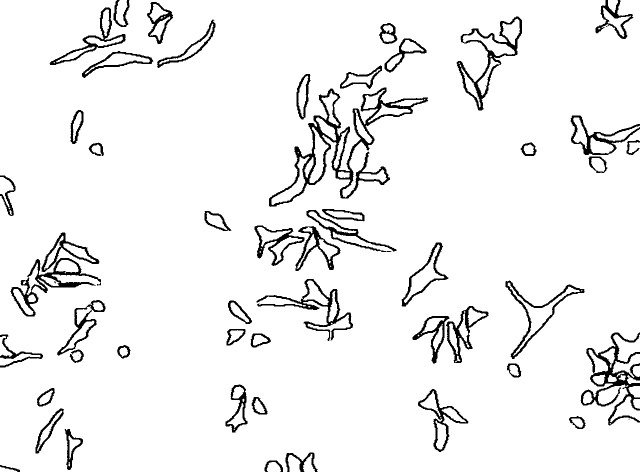
#> input picture Data/cyan-border-maps/JPG_VID2724_B1_3_00d07h00m_cyan_borders_black_inv.jpg, 1280 x 944 px (shown at 1/2 size)
$ python -i boundary_sharpening_pipeline.py   (imports and definitions only)   (older library calls are emulated)
#> lines starting #> are read from the running program, lines starting #| are printed output that depends on the picture; after the words box and inside, x2 and y2 are one past the last pixel; in counts of white or black regions, pixels touching at a corner belong together
#!/usr/bin/env python3
"""
boundary_sharpening_pipeline.py

Contour Core Pipeline with Multi-Scale Gap Closing, Process Attachment Merging,
and Expanded Bounding Box Padding.

Key Refinements in contour/:
1. Bounding Box Padding expanded to 18 px so long tapering processes never touch crop edges.
2. Proximity-based Process Merger (radius: 12 px) merging detached filopodia into parent somas.
3. Convex Hull Cell Masking ensuring all branching arborizations are preserved in the extracted output.
4. Step 0 Initial Bounding Box context image for direct visual verification in debug mode.
"""

import csv
import json
import os
import cv2
import numpy as np


def save_single_cell_debug_trace(
    debug_dir,
    cell_idx,
    img,
    signal,
    bilateral,
    sobel_edges,
    canny_edges,
    gradient_fusion,
    clahe_boosted,
    sharp_fine,
    ultra_sharpened,
    bin_mask,
    closed_mask,
    cell_mask_full,
    extracted_orig,
    extracted_sharp,
    marked_img,
    bbox_tuple,
    area,
    otsu_val,
    calibrated_thresh
):
    """
    Saves a comprehensive step-by-step debug breakdown for a specific cell ID.
    Starting with Step 0: Initial Candidate Bounding Box in Slide Context.
    """
    os.makedirs(debug_dir, exist_ok=True)
    x1, y1, x2, y2 = bbox_tuple
    img_h, img_w = img.shape[:2]

    def crop_bgr(arr):
        crop = arr[y1:y2, x1:x2]
        if len(crop.shape) == 2:
            return cv2.cvtColor(crop, cv2.COLOR_GRAY2BGR)
        return crop

    # Step 0: Zoomed Context Crop around the cell with highlighted bounding box (500x500 window)
    cx, cy = (x1 + x2) // 2, (y1 + y2) // 2
    zx1, zx2 = max(0, cx - 250), min(img_w, cx + 250)
    zy1, zy2 = max(0, cy - 250), min(img_h, cy + 250)
    zoomed_location = marked_img[zy1:zy2, zx1:zx2].copy()

    # Draw clear target candidate bounding box banner
    cv2.putText(zoomed_location, f"Target Candidate BBox: ({x1},{y1})-({x2},{y2})", (10, 24),
                cv2.FONT_HERSHEY_SIMPLEX, 0.50, (0, 229, 255), 1, cv2.LINE_AA)

    step_images = {
        "00_step0_bounding_box_location.jpg": zoomed_location,
        "01_step1_raw_rgb_roi.jpg": crop_bgr(img),
        "02_step1_cyan_signal.jpg": crop_bgr(signal),
        "03_step2_bilateral_denoised.jpg": crop_bgr(bilateral),
        "04_step3a_scharr_gradient.jpg": crop_bgr(sobel_edges),
        "05_step3b_canny_edges.jpg": crop_bgr(canny_edges),
        "06_step3c_gradient_fusion.jpg": crop_bgr(gradient_fusion),
        "07_step4_clahe_boosted.jpg": crop_bgr(clahe_boosted),
        "08_step5a_fine_unsharp.jpg": crop_bgr(sharp_fine),
        "09_step5b_ultra_sharpened.jpg": crop_bgr(ultra_sharpened),
        "10_step6a_otsu_binary_mask.jpg": crop_bgr(bin_mask),
        "11_step6b_morphology_closed.jpg": crop_bgr(closed_mask),
        "12_step7_cell_contour_mask.jpg": crop_bgr(cell_mask_full),
        "13_step8a_final_original_extracted.jpg": extracted_orig,
        "14_step8b_final_sharpened_extracted.jpg": extracted_sharp,
        "15_step8c_slide_location_marked.jpg": marked_img
    }

    for fname, img_data in step_images.items():
        cv2.imwrite(os.path.join(debug_dir, fname), img_data)

    cv2.imwrite(os.path.join(debug_dir, "15b_step8c_zoomed_location_context.jpg"), zoomed_location)

    # Build 4x4 Annotated Visual Debug Panel
    panel_items = [
        ("0. BBox Context", zoomed_location),
        ("1. Raw RGB Crop", step_images["01_step1_raw_rgb_roi.jpg"]),
        ("2. Cyan/Gray Signal", step_images["02_step1_cyan_signal.jpg"]),
        ("3. Bilateral Denoised", step_images["03_step2_bilateral_denoised.jpg"]),
        ("4. Scharr Gradient", step_images["04_step3a_scharr_gradient.jpg"]),
        ("5. Canny Edges", step_images["05_step3b_canny_edges.jpg"]),
        ("6. Gradient Fusion", step_images["06_step3c_gradient_fusion.jpg"]),
        ("7. CLAHE Contrast Boost", step_images["07_step4_clahe_boosted.jpg"]),
        ("8. Fine Unsharp Mask", step_images["08_step5a_fine_unsharp.jpg"]),
        ("9. Ultra-Sharpened Map", step_images["09_step5b_ultra_sharpened.jpg"]),
        ("10. Otsu Binary Mask", step_images["10_step6a_otsu_binary_mask.jpg"]),
        ("11. Morphology Closed", step_images["11_step6b_morphology_closed.jpg"]),
        ("12. Cell Contour Mask", step_images["12_step7_cell_contour_mask.jpg"]),
        ("13. Final RGB Extracted", step_images["13_step8a_final_original_extracted.jpg"]),
        ("14. Final Sharpened Mask", step_images["14_step8b_final_sharpened_extracted.jpg"]),
        ("15. Whole Slide Marked", cv2.resize(marked_img, (300, 300)))
    ]

    tile_size = 280
    panel = np.zeros((tile_size * 4 + 40, tile_size * 4, 3), dtype=np.uint8) + 20

    for idx, (title, item_img) in enumerate(panel_items):
        row = idx // 4
        col = idx % 4
        px1 = col * tile_size
        py1 = row * tile_size + 30

        ih, iw = item_img.shape[:2]
        scale = min((tile_size - 10) / iw, (tile_size - 35) / ih)
        rw, rh = max(1, int(iw * scale)), max(1, int(ih * scale))
        resized = cv2.resize(item_img, (rw, rh))

        ox = px1 + (tile_size - rw) // 2
        oy = py1 + 25 + (tile_size - 35 - rh) // 2
        panel[oy:oy+rh, ox:ox+rw] = resized

        cv2.rectangle(panel, (px1 + 2, py1 + 2), (px1 + tile_size - 2, py1 + tile_size - 2), (60, 60, 60), 1)
        cv2.putText(panel, title, (px1 + 8, py1 + 18), cv2.FONT_HERSHEY_SIMPLEX, 0.42, (0, 229, 255), 1, cv2.LINE_AA)

    header_text = f"MICROGLIA DEBUG TRACE: Cell #{cell_idx:03d} | BBox: ({x1},{y1})-({x2},{y2}) | Area: {area} px^2"
    cv2.putText(panel, header_text, (20, 20), cv2.FONT_HERSHEY_SIMPLEX, 0.50, (255, 255, 255), 1, cv2.LINE_AA)
    cv2.imwrite(os.path.join(debug_dir, "16_debug_step_by_step_panel.jpg"), panel)

    summary_data = {
        "cell_id": cell_idx,
        "bbox": {
            "x1": x1, "y1": y1, "x2": x2, "y2": y2,
            "width": x2 - x1, "height": y2 - y1
        },
        "area_pixels": int(area),
        "thresholds": {
            "otsu_val": float(otsu_val),
            "calibrated_threshold": int(calibrated_thresh)
        },
        "flags": {
            "possible_merged_cluster": bool(area > 3500)
        }
    }
    with open(os.path.join(debug_dir, "cell_debug_summary.json"), "w") as jf:
        json.dump(summary_data, jf, indent=2)


def extract_cells_with_boundary_sharpening(
    image_path,
    output_dir,
    clahe_clip_limit=3.5,
    clahe_tile_grid=(8, 8),
    subcell_padding=18,
    debug_cell_ids="all"
):
    """
    Contour Extraction Pipeline with Process & Bounding Box Refinements.
    """
#> called with output_dir = 'out.png', clahe_clip_limit = 3.5, clahe_tile_grid = (8, 8), subcell_padding = 18, debug_cell_ids = 'all'
    os.makedirs(output_dir, exist_ok=True)

    img = cv2.imread(image_path)
#> img is the input picture: shape (944, 1280, 3); min 0, max 255, mean 240.2
    if img is None:
        raise ValueError(f"Could not open or find image: {image_path}")

    img_h, img_w = img.shape[:2]
    total_img_area = img_h * img_w

    if isinstance(debug_cell_ids, int):
        target_debug_ids = [debug_cell_ids]
    elif isinstance(debug_cell_ids, (list, tuple, set)):
        target_debug_ids = list(debug_cell_ids)
    elif str(debug_cell_ids).lower() == "all":
        target_debug_ids = "all"
    else:
        target_debug_ids = []

    # Save original reference
    cv2.imwrite(os.path.join(output_dir, "00_original_reference.jpg"), img)

    # STEP 1: CYAN / GRAYSCALE SIGNAL MAPPING
    b, g, r = cv2.split(img.astype(np.float32))
    cyan_diff = (b + g) / 2.0 - r
#> cyan_diff: shape (944, 1280) float32; every value is 0
    cyan_diff = np.clip(cyan_diff, 0, 255).astype(np.uint8)
#> cyan_diff: shape (944, 1280); every value is 0

    if np.max(cyan_diff) == 0:
        signal = cv2.cvtColor(img, cv2.COLOR_BGR2GRAY) if len(img.shape) == 3 else img.copy()
    else:
        signal = cyan_diff

    # STEP 2: BILATERAL NOISE SUPPRESSION
    bilateral = cv2.bilateralFilter(signal, d=5, sigmaColor=35, sigmaSpace=35)

    # STEP 3: MULTI-OPERATOR EDGE GRADIENT FUSION (SCHARR + CANNY)
    grad_x = cv2.Scharr(bilateral, cv2.CV_32F, 1, 0)
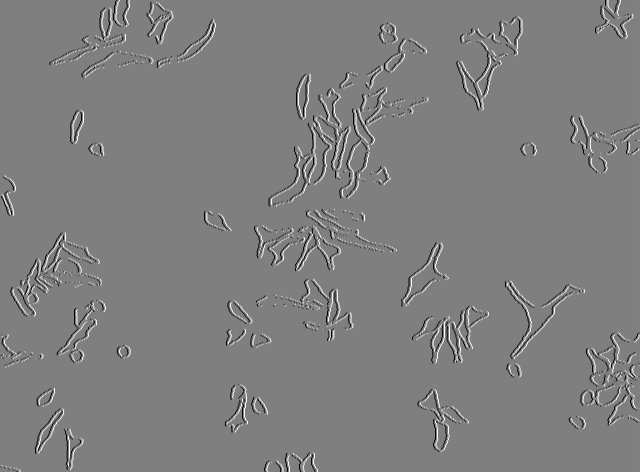
#> grad_x: shape (944, 1280) float32 (shown at 1/2 size); min -4080, max 4080, mean -0.2; drawn with min black and max white
    grad_y = cv2.Scharr(bilateral, cv2.CV_32F, 0, 1)
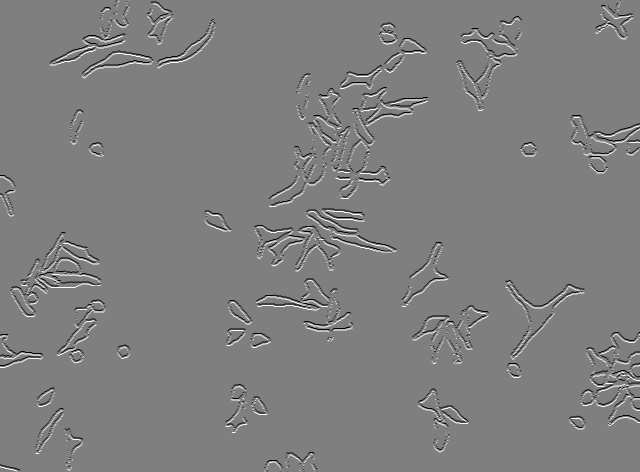
#> grad_y: shape (944, 1280) float32 (shown at 1/2 size); min -4080, max 4080, mean -0.1; drawn with min black and max white
    grad_mag = cv2.magnitude(grad_x, grad_y)
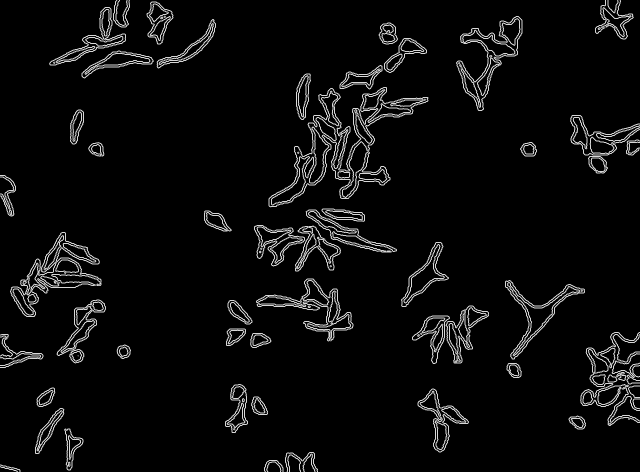
#> grad_mag: shape (944, 1280) float32 (shown at 1/2 size); min 0, max 4811.3, mean 216.6; drawn with min black and max white
    sobel_edges = cv2.normalize(grad_mag, None, 0, 255, cv2.NORM_MINMAX).astype(np.uint8)

    high_thresh, _ = cv2.threshold(bilateral, 0, 255, cv2.THRESH_BINARY + cv2.THRESH_OTSU)
#> high_thresh = 2
    canny_edges = cv2.Canny(bilateral, 0.5 * high_thresh, high_thresh)
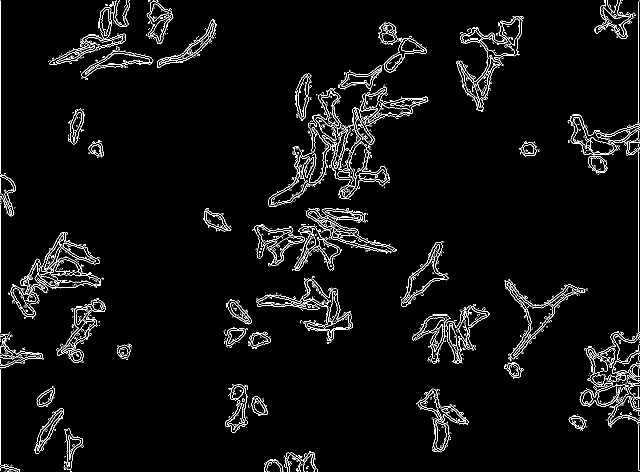
#> canny_edges: shape (944, 1280) (shown at 1/2 size); 3.6% white in thin lines or dots

    gradient_fusion = cv2.addWeighted(sobel_edges, 0.7, canny_edges, 0.3, 0)

    # STEP 4: MULTI-TILE ADAPTIVE CLAHE (DARK QUADRANT RECOVERY)
    clahe = cv2.createCLAHE(clipLimit=clahe_clip_limit, tileGridSize=clahe_tile_grid)
    clahe_boosted = clahe.apply(gradient_fusion)

    # STEP 5: MULTI-SCALE FINE & MID UNSHARP MASKING -> ULTRA-SHARPENED MAP
    blur_fine = cv2.GaussianBlur(clahe_boosted, (3, 3), 0.8)
    sharp_fine = cv2.addWeighted(clahe_boosted, 2.2, blur_fine, -1.2, 0)
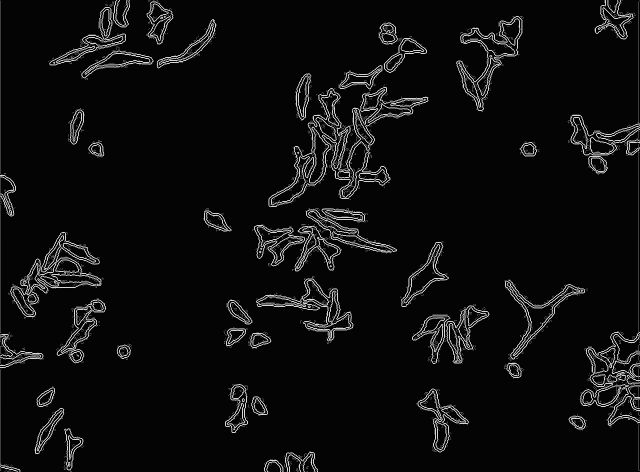
#> sharp_fine: shape (944, 1280) (shown at 1/2 size); min 0, max 255, mean 14.4

    blur_mid = cv2.GaussianBlur(sharp_fine, (7, 7), 1.5)
    ultra_sharpened = cv2.addWeighted(sharp_fine, 1.8, blur_mid, -0.8, 0)
    cv2.imwrite(os.path.join(output_dir, "01_ultra_sharpened_boundary_map.jpg"), ultra_sharpened)

    # STEP 6: ADAPTIVE OTSU THRESHOLDING -> CRISP BOUNDARY MAP
    otsu_val, _ = cv2.threshold(ultra_sharpened, 0, 255, cv2.THRESH_BINARY + cv2.THRESH_OTSU)
#> otsu_val = 113
    calibrated_thresh = max(18, int(0.58 * otsu_val))
#> calibrated_thresh = 65

    _, bin_mask = cv2.threshold(ultra_sharpened, calibrated_thresh, 255, cv2.THRESH_BINARY)
#> bin_mask: shape (944, 1280); 5.5% white in thin lines or dots
    # Remove outer border frame noise
    bin_mask[:, :3] = 0; bin_mask[:, -3:] = 0; bin_mask[:3, :] = 0; bin_mask[-3:, :] = 0
    cv2.imwrite(os.path.join(output_dir, "02_binary_crisp_boundaries.jpg"), bin_mask)

    # Multi-Scale Morphological Gap Closing (3x3 Kernel + Edge Bridge)
    kernel_small = cv2.getStructuringElement(cv2.MORPH_ELLIPSE, (3, 3))
    closed_mask = cv2.morphologyEx(bin_mask, cv2.MORPH_CLOSE, kernel_small, iterations=1)
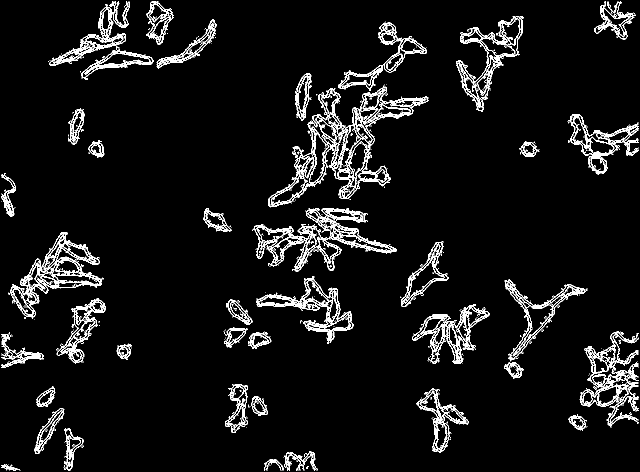
#> closed_mask: shape (944, 1280) (shown at 1/2 size); 6.7% white; 254 white regions (212 under 20 px)

    contours, _ = cv2.findContours(closed_mask, cv2.RETR_TREE, cv2.CHAIN_APPROX_SIMPLE)
#> contours = 1655 contours, 912 with area under 20; largest, box (x1, y1, x2, y2) and area: (537, 169, 858, 415) 25842, (16, 464, 207, 638) 11960, (1159, 662, 1277, 855) 9858, (912, 32, 1047, 224) 8934, (98, 3, 308, 160) 8072

    candidates = []
    if contours:
        for c in contours:
            area = cv2.contourArea(c)
            x, y, w, h = cv2.boundingRect(c)
            # Filter noise < 60 px
            if area >= 60 and not (area > 0.70 * total_img_area or (w > 0.85 * img_w and h > 0.85 * img_h)):
                candidates.append((x, y, w, h, area, c))
#> this loop made 1655 passes
#> (area, x, y, w, h) on passes 5, 8, 10: (163, 3, 928, 38, 13), (174, 528, 918, 39, 23), (959, 567, 902, 69, 39)
#> after the loop, candidates = 355 items

    # STEP 7: DEDUPLICATED NON-COMPOSITE FILTER
    non_composite = []
    for i, (cx1, cy1, cw1, ch1, ca1, cc1) in enumerate(candidates):
        contained_raw = []
        for j, (cx2, cy2, cw2, ch2, ca2, cc2) in enumerate(candidates):
            if i == j: continue
            inter_x1 = max(cx1, cx2)
            inter_y1 = max(cy1, cy2)
            inter_x2 = min(cx1 + cw1, cx2 + cw2)
            inter_y2 = min(cy1 + ch1, cy2 + ch2)
            inter_w = max(0, inter_x2 - inter_x1)
            inter_h = max(0, inter_y2 - inter_y1)
            inter_area = inter_w * inter_h
            box2_area = cw2 * ch2
            if inter_area >= 0.80 * box2_area and ca1 > ca2 and ca2 >= 180:
                contained_raw.append((j, cx2, cy2, cw2, ch2, ca2))

        unique_contained = []
        for item in contained_raw:
            j, x2, y2, w2, h2, a2 = item
            is_dup_contained = False
            for u in unique_contained:
                uj, ux2, uy2, uw2, uh2, ua2 = u
                inter = max(0, min(x2 + w2, ux2 + uw2) - max(x2, ux2)) * max(0, min(y2 + h2, uy2 + uh2) - max(y2, uy2))
                union = w2 * h2 + uw2 * uh2 - inter
                iou = inter / union if union > 0 else 0
                if iou > 0.60:
                    is_dup_contained = True
                    break
            if not is_dup_contained:
                unique_contained.append(item)

        if len(unique_contained) < 2:
            non_composite.append((cx1, cy1, cw1, ch1, ca1, cc1))
#> this loop made 355 passes
#> (cx1, cy1, cw1, ch1, ca1) on passes 1 to 3: (3, 928, 38, 13, 163), (528, 918, 39, 23, 174), (567, 902, 69, 39, 959)
#> after the loop, non_composite = 339 items

    # DUPLICATE SUBSET FILTER & PROXIMITY PROCESS ATTACHMENT MERGER
    subcell_tuples = []
    merged_leg_indices = set()

    for i, (cx1, cy1, cw1, ch1, ca1, cc1) in enumerate(non_composite):
        if i in merged_leg_indices: continue

        is_dup_or_leg = False
        for j, (cx2, cy2, cw2, ch2, ca2, cc2) in enumerate(non_composite):
            if i == j or j in merged_leg_indices: continue

            inter_x1 = max(cx1, cx2)
            inter_y1 = max(cy1, cy2)
            inter_x2 = min(cx1 + cw1, cx2 + cw2)
            inter_y2 = min(cy1 + ch1, cy2 + ch2)
            inter_w = max(0, inter_x2 - inter_x1)
            inter_h = max(0, inter_y2 - inter_y1)
            inter_area = inter_w * inter_h
            box1_area = cw1 * ch1

            if inter_area >= 0.75 * box1_area and ca2 > ca1:
                is_dup_or_leg = True
                break

            # Proximity process attachment merger (Search radius: 12 px, for filopodia < 90 px or thin filaments attached to large somas)
            dist_x = max(0, max(cx1, cx2) - min(cx1 + cw1, cx2 + cw2))
            dist_y = max(0, max(cy1, cy2) - min(cy1 + ch1, cy2 + ch2))

            ar1 = max(cw1, ch1) / max(1, min(cw1, ch1))
            min_dim1 = min(cw1, ch1)
            is_thin_filament = (ar1 >= 2.5 or min_dim1 <= 8)

            if (ca1 < 90 and ca2 >= 180 and dist_x <= 12 and dist_y <= 12) or \
               (dist_x <= 6 and dist_y <= 6 and is_thin_filament and ca1 < 140 and ca2 >= 350):
                is_dup_or_leg = True
                contour_list = cc2 if isinstance(cc2, list) else [cc2]
                contour_list.extend(cc1 if isinstance(cc1, list) else [cc1])
                combined_pts = np.vstack(contour_list)
                cbx, cby, cbw, cbh = cv2.boundingRect(combined_pts)
                non_composite[j] = (cbx, cby, cbw, cbh, ca1 + ca2, contour_list)
                break

        if not is_dup_or_leg:
            subcell_tuples.append(non_composite[i])
#> this loop made 339 passes
#> after the loop, subcell_tuples = 173 items

    # HOMOGENEITY FILTER
    lower_cyan = np.array([75, 40, 140], dtype=np.uint8)
    upper_cyan = np.array([115, 255, 255], dtype=np.uint8)
    final_subcells = []

    for (cx1, cy1, cw1, ch1, ca1, cc1) in subcell_tuples:
        mask_sub = np.zeros((img_h, img_w), dtype=np.uint8)
        if isinstance(cc1, list):
            cv2.drawContours(mask_sub, cc1, -1, 255, cv2.FILLED)
        else:
            cv2.drawContours(mask_sub, [cc1], -1, 255, cv2.FILLED)

        crop_sub = img[cy1:cy1+ch1, cx1:cx1+cw1]
        crop_mask = mask_sub[cy1:cy1+ch1, cx1:cx1+cw1]

        if np.max(cyan_diff) > 0:
            crop_hsv = cv2.cvtColor(crop_sub, cv2.COLOR_BGR2HSV)
            crop_cyan = cv2.inRange(crop_hsv, lower_cyan, upper_cyan)
            non_white = np.any(crop_sub < 240, axis=2) & (crop_mask > 0)
            interior = non_white & (crop_cyan == 0)
            crop_gray = cv2.cvtColor(crop_sub, cv2.COLOR_BGR2GRAY)
            interior_pixels = crop_gray[interior] if np.any(interior) else crop_gray[non_white]
        else:
            crop_gray = cv2.cvtColor(crop_sub, cv2.COLOR_BGR2GRAY) if len(crop_sub.shape) == 3 else crop_sub
            interior_pixels = crop_gray[crop_mask > 0]

        if len(interior_pixels) > 0:
            mean_val = np.mean(interior_pixels)
            dark_ratio = np.count_nonzero(interior_pixels < 165) / len(interior_pixels)
            std_val = np.std(interior_pixels)
            min_val = np.min(interior_pixels)

            # Rejection Condition 1: Pure synthetic white canvas
            if std_val < 10 and min_val > 220:
                continue

            # Rejection Condition 2: Empty intercellular background cavity (e.g. Cell #35)
            if dark_ratio < 0.05 and mean_val > 185:
                continue

        final_subcells.append((cx1, cy1, cw1, ch1, ca1, cc1))
#> this loop made 173 passes
#> (cx1, cy1, cw1, ch1, ca1, mean_val, dark_ratio, std_val) on passes 1 to 8: (3, 928, 38, 13, 163, 116.8, 0.542, 126.4), (528, 918, 39, 23, 174, 131.4, 0.485, 126.8), (567, 902, 69, 39, 959, 111.7, 0.562, 125.9), (128, 857, 39, 84, 1401, 115.5, 0.547, 126.3), (1137, 831, 37, 30, 659.5, 149.1, 0.415, 125), (68, 816, 61, 92, 1722, 128.2, 0.497, 126.8), (502, 793, 34, 39, 823, 139.6, 0.453, 126.3), (882, 847, 17, 55, 205, 0.648, 1, 1.09)
#> pass 2, in extract_cells_with_boundary_sharpening, `crop_mask = mask_sub[cy1:cy1+ch1, cx1:cx1+cw1]`:
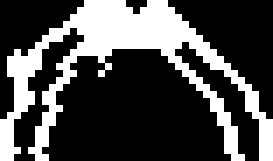
#> crop_mask: shape (23, 39) (shown 7 times larger); 29.7% white; 1 white region, box (x1, y1, x2, y2) and area: (0, 0, 39, 23) 266

    # Sort left-to-right, top-to-bottom
    final_subcells = sorted(final_subcells, key=lambda s: (s[1], s[0]))

    # STEP 8: DUAL CROP, OVERVIEWS, MANIFEST & PER-CELL DEBUG OUTPUTS
    overview_original = img.copy()
    sharpened_bgr = cv2.cvtColor(ultra_sharpened, cv2.COLOR_GRAY2BGR)
#> (the rest of the program and of its run is left out)
